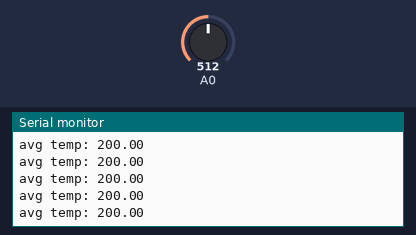
This sketch was run on a simulated Arduino Uno, built with avr-gcc and run on an emulated ATmega328P. Shown: the last lines printed to the serial monitor. Inputs (shaded band) come from the test bench; at power-on: A0 = 512.

Above: at 1.2 s.
1.3 s: A0 set to 320
At 1.33 s:
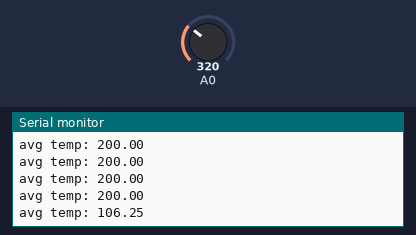
4.3 s: A0 set to 289
At 4.4 s:
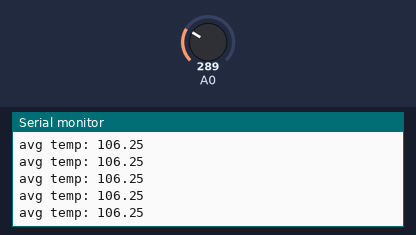
Timing chart, 0 to 7.3 s (numbered marks = the images above; inputs shaded):
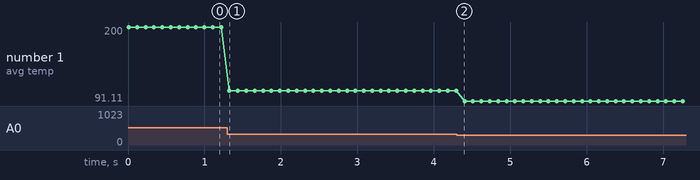

Measured:
- after the input at 1.3 s, the serial monitor: prints a new line at once (image 1)
- plotted number 1: 200 → 106.25 after the input at 1.3 s, 106.25 → 91.11 after the input at 4.3 s

The sketch:

TMP36_w_avg.ino
```cpp
// We'll use analog input 0 to measure the temperature sensor's
// signal pin.

const int temperaturePin = 0;
float voltage, degreesC;
float temps = 0;
float avgtemp =0;

void setup() {
  Serial.begin(9600);
}

void loop() {
  temps = 0;
  for (int i=0;i<60;i++) {
    voltage = getVoltage(temperaturePin);
    degreesC = (voltage - 0.5) * 100.0;
    temps += degreesC;
  }
  avgtemp = temps/60;
  Serial.print("avg temp: ");
  Serial.println(avgtemp);
delay(100);
}

float getVoltage(int pin) {
  return (analogRead(pin) * 5.0 / 1024.0);
}
```
